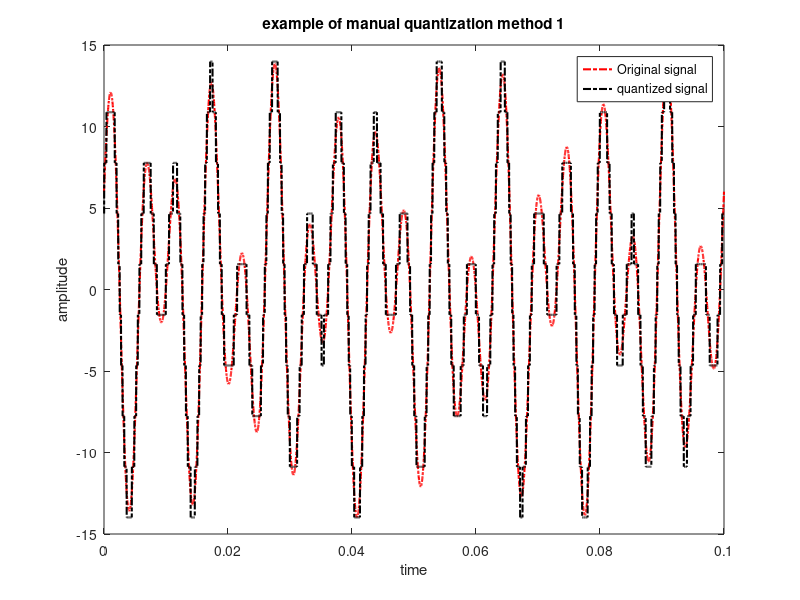

This figure's MATLAB source:
% Shadril Hassan Shifat
% ID: 20-42451-1

% Data Communication Lab Task - 2
% Title: Analog Signal quantization using MATLAB
% Performance Task for Lab Report (Method - 2)
% ID = AB-CDEFG-H
clc;
clear all;
close all;

A=2;
B=0;
C=4;
D=2;
E=4;
F=5;
G=1;
H=1;

fs= 50000;
t=0:1/fs:0.1;
xt= (H+5)*cos(2*pi*((D+E+5)*10)*t) + (H+7)*sin(2*pi*((E+F+10)*10)*t);

%quantization
level=12-2^H;
delta= (max(xt)-min(xt))/(level-1);
xq=min(xt)+(round((xt-min(xt))/delta)).*delta;

%plotting
plot(t,xt,'r-.', 'linewidth',1.5);
hold on;
plot(t,xq,'k-.', 'linewidth',1.5);

xlabel('time');
ylabel('amplitude');
title('example of manual quantization method 1');
legend('Original signal','quantized signal');
